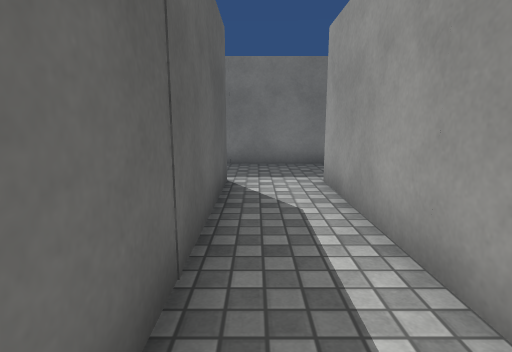
View 1 (above)

17 first-person views from a walk through a 3-D level made in the Unity game engine. The camera is 1.2 m above the floor, tilts 10° down and sees 80° across. Doors are open. The floor is counted in squares, 1 m on a side. Each view is taken from the middle of a square. On the plan, view 1 faces up. The plan holds only what a view shows up to about 13 squares ahead; the rest is blank. The place goes on beyond the plan. Surface patterns are stand-ins for the level's own textures.

View 2
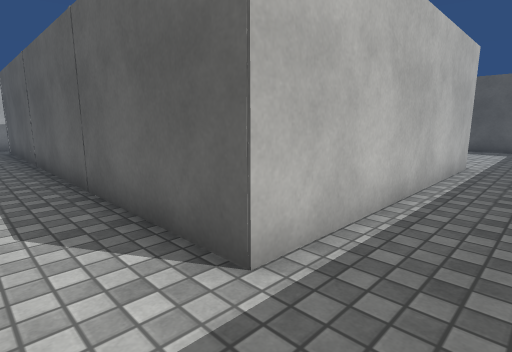

View 3
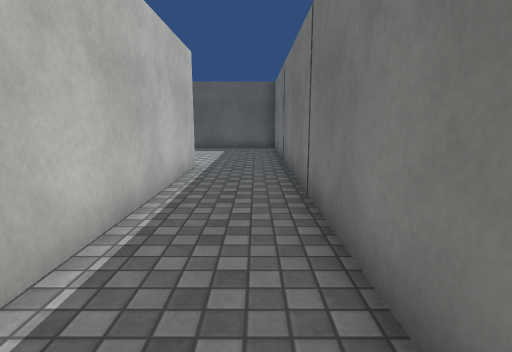

View 4
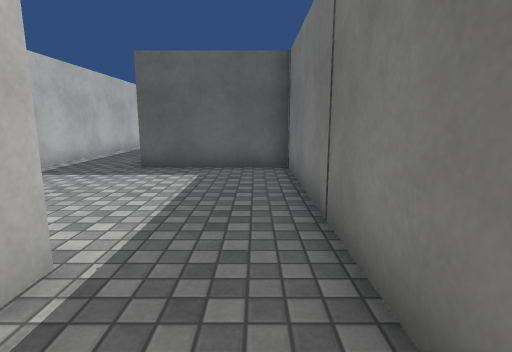

View 5
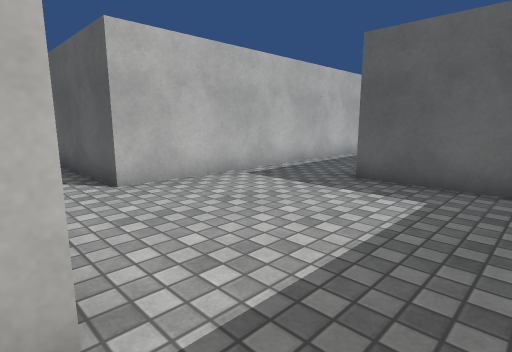

View 6
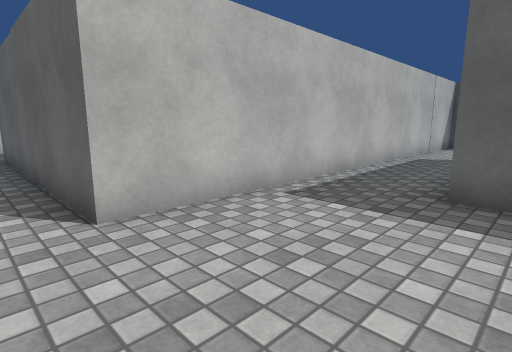

View 7
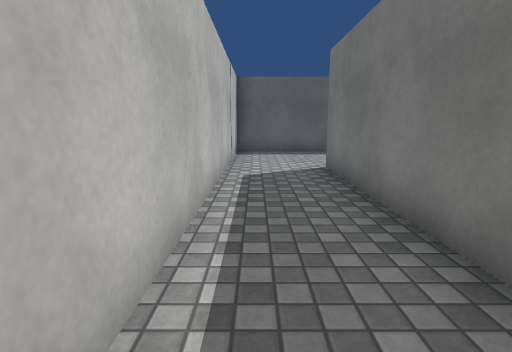

View 8
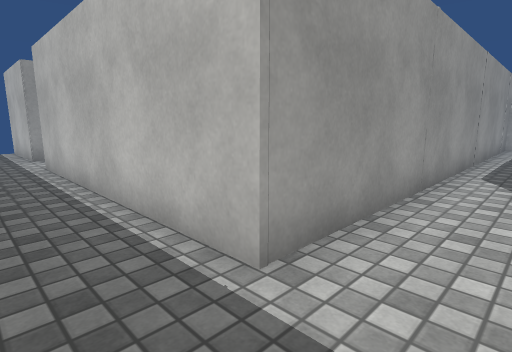

View 9
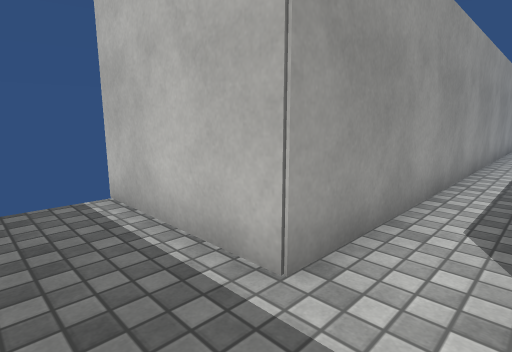

View 10
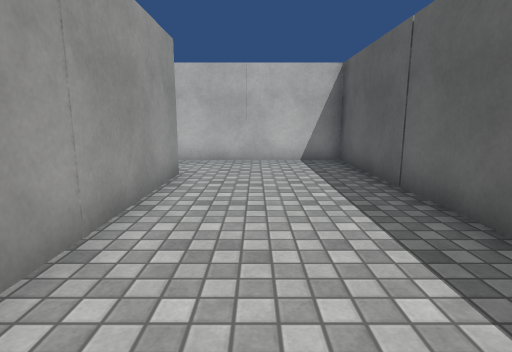

View 11
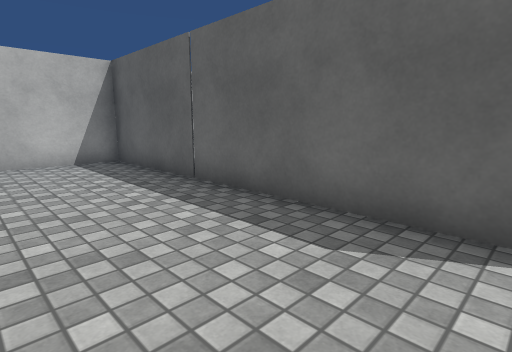

View 12
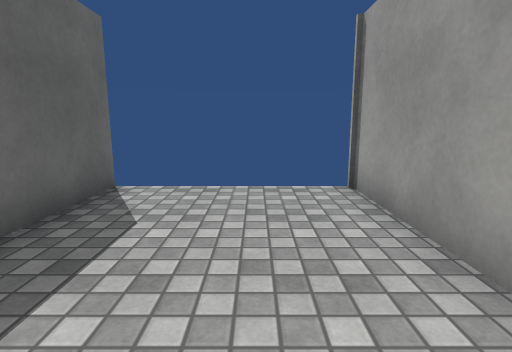

View 13
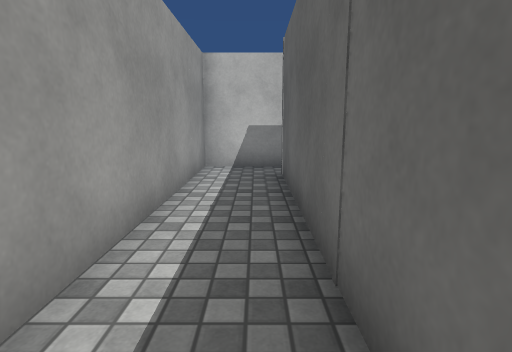

View 14
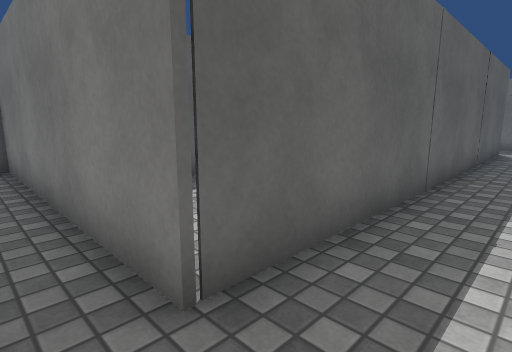

View 15
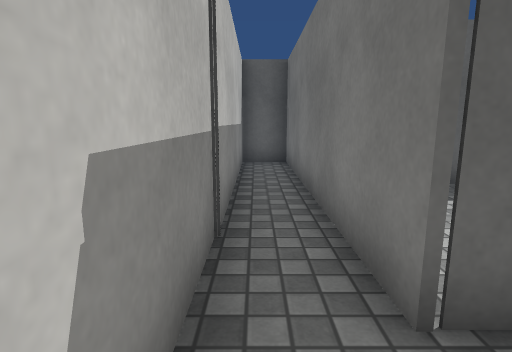

View 16
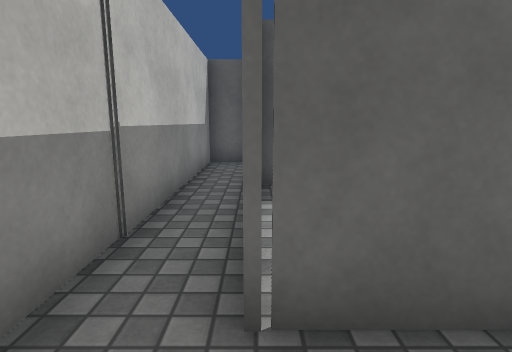

View 17
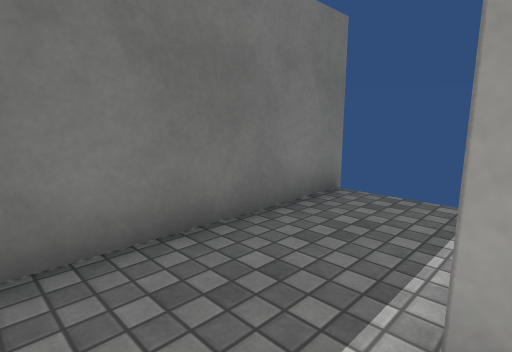

### Floor plan
Points are (right, up) in squares from view 1. A wall is a line through its corners. A room is listed if a view was taken in it or the views show most of it. See-through windows are left out.
Room 1 (views 1, 2, 3, 4, 5, 6, 7, 8, 9, 13, 14, 15, 16, 17)
walls: (-8.3, 2.6) (-8.3, 6.3) (-0.6, 6.3) (-0.6, -7.1) (-8.3, -7.1) (-8.3, -8.4) (1.4, -8.4) (1.4, 6.3) (5.1, 6.3); (-15, 4.9) (-21.2, 4.9); (-22.5, 2.2) (-10.1, 2.2); (5.2, 8.9) (-14.2, 8.9) (-14.2, 4.9)
ways out: opening at (-22.5, 3.5) to room 2; opening at (-9, 2)
Room 2 (views 10, 11, 12)
walls: (-21.2, 4.9) (-21.2, 12.8); (-25.7, 12.8) (-25.7, 2.2) (-22.5, 2.2)
ways out: opening at (-22.5, 3.5) to room 1

Where each view was taken, in squares from view 1:
view 1: 0 up, 0 right, facing up
view 2: 8 up, 1 right, facing down-left
view 3: 8 up, 0 right, facing left
view 4: 8 up, 6 left, facing left
view 5: 8 up, 8 left, facing down-left
view 6: 6 up, 9 left, facing down-left
view 7: 3 up, 13 left, facing left
view 8: 8 up, 10 left, facing down-right
view 9: 8 up, 0 right, facing down-right
view 10: 12 up, 23 left, facing down
view 11: 12 up, 22 left, facing down-left
view 12: 7 up, 23 left, facing up
view 13: 0 up, 0 right, facing down
view 14: 8 down, 1 right, facing up-left
view 15: 8 down, 1 right, facing left
view 16: 7 down, 1 right, facing left
view 17: 6 up, 0 right, facing up-right
